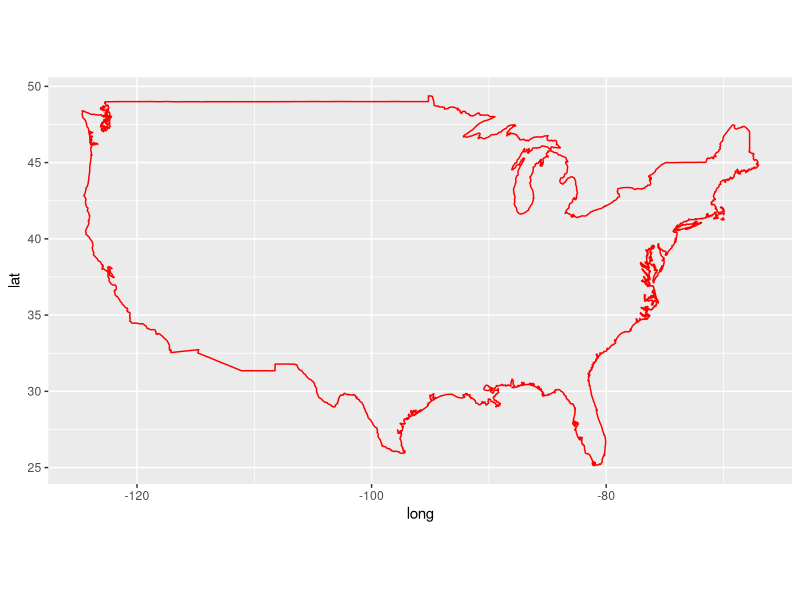
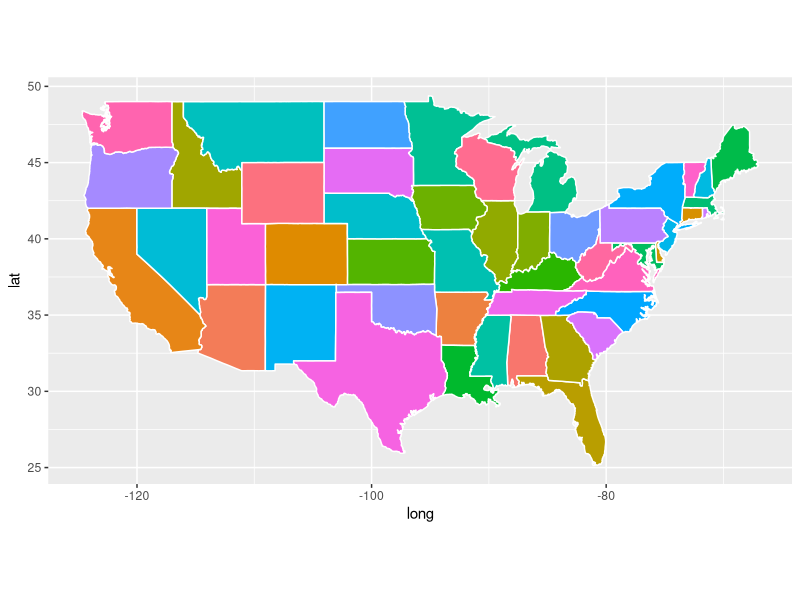
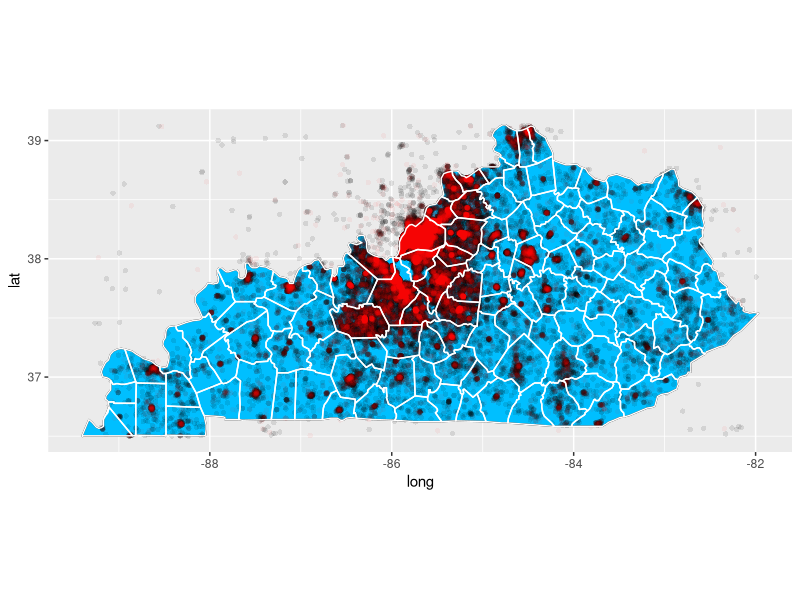

Write the R code that produced these figures, in order.
#
# Examples from: http://eriqande.github.io/rep-res-web/lectures/making-maps-with-R.html
# 


library('maps')
library("mapproj")
m = map("state", fill = TRUE, plot = FALSE)
# area.map(m, "Kentucky")

library("ggplot2")
usa <- map_data("usa") 
states <- map_data("state")
ggplot() + 
  geom_polygon(data = usa, aes(x=long, y = lat, group = group), fill = NA, color = "red") + 
  coord_fixed(1.3)

ggplot(data = states) + 
  geom_polygon(aes(x = long, y = lat, fill = region, group = group), color = "white") + 
  coord_fixed(1.3) +
  guides(fill=FALSE)  # do this to leave off the color legend

kentucky <- subset(states, region %in% "kentucky")


sampleLL <- read.csv('data/lat_long_categorized.csv')

# Colorize
sampleLL$Color = 'black'
sampleLL[which(sampleLL$Category == 15),'Color'] = 'red'

# Data is all over the country -- make a simple bounding box for Kentucky:
  minlong <- min(kentucky$long)
  minlat <- min(kentucky$lat)
  maxlong <- max(kentucky$long)
  maxlat <- max(kentucky$lat)

  x <- which (sampleLL$Longitude > minlong &
                     sampleLL$Longitude < maxlong &
                     sampleLL$Latitude > minlat &
                     sampleLL$Latitude < maxlat)
sampleLL <- sampleLL[x,]

counties <- map_data('county')
ky_counties <- subset(counties, region == "kentucky")


ggplot() + 
  geom_polygon(data=kentucky, aes(x = long, y = lat, group = group), fill = "deepskyblue", color = "black") + 
  coord_fixed(1.3) +
  #  Not sure why I can't get these next two lines to work in one:
  geom_point(data=sampleLL[sampleLL$Color=='black',], color='black', shape=16,
             aes(x=Longitude, y=Latitude), alpha = 0.1) +
  geom_point(data=sampleLL[sampleLL$Color=='red',], color='red', shape=16,
             aes(x=Longitude, y=Latitude), alpha = 0.05) +
  geom_polygon(data=ky_counties, aes(x=long, y=lat, group=group), fill = NA, color = "white")
